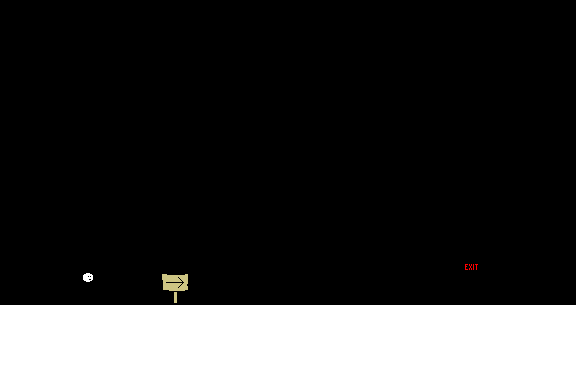

Tiled map render using the project's own tile images. Description and the map definition, with tile-layer contents summarised, below:
An orthogonal 36x24 tile map with 16x16 px tiles, 1 tile layer (Tile Layer 1).

<map version="1.0" orientation="orthogonal" width="36" height="24" tilewidth="16" tileheight="16">
 <tileset firstgid="1" source="tiles.tsx" />
 <layer name="Tile Layer 1" width="36" height="24">
  <data>[864 cells, 189 non-empty, 11 distinct tile ids]</data>
 </layer>
</map>
